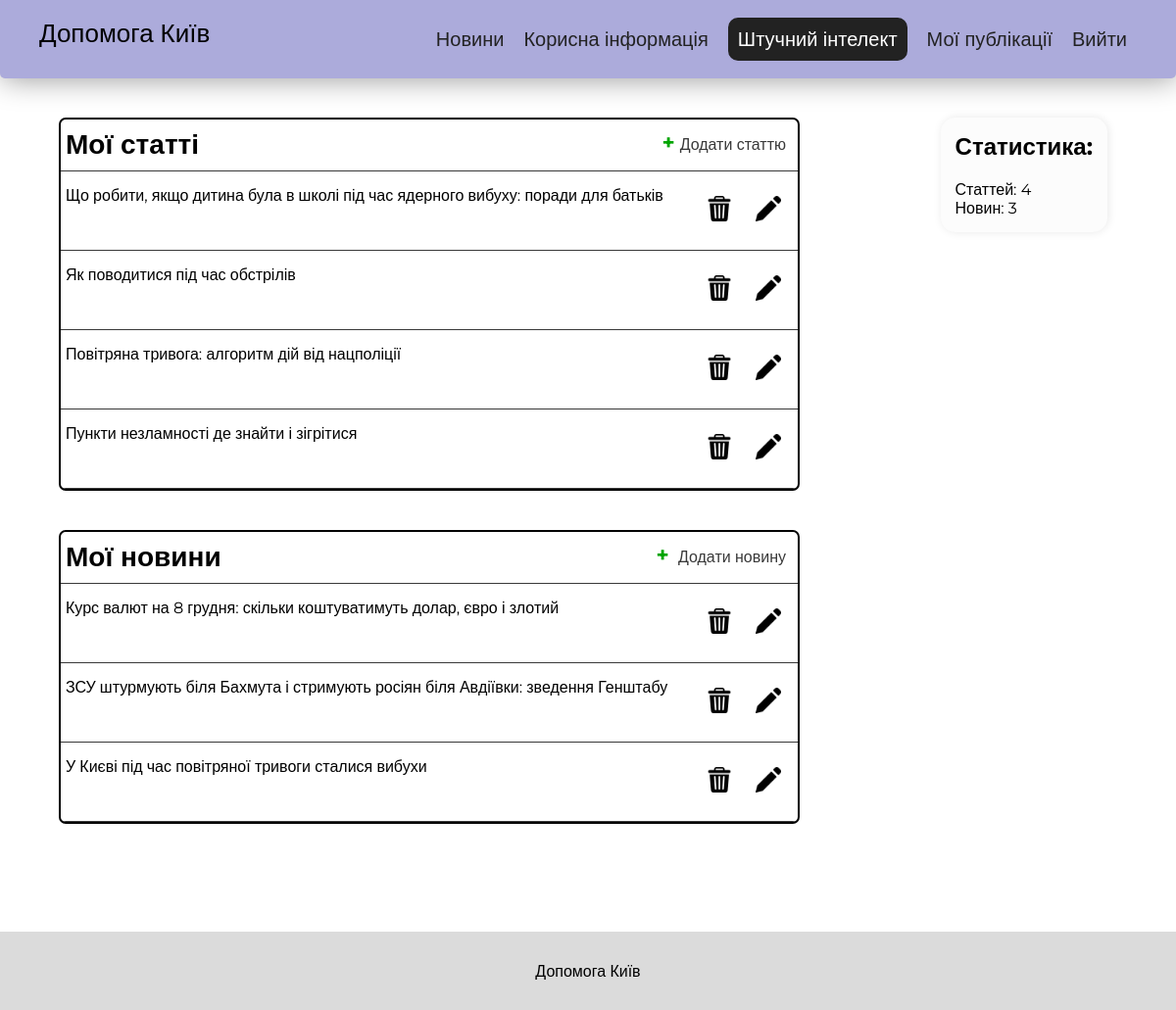
The page /mypublications (signed in) on the database its author committed.
### main/models.py (models this page shows, shortened)
class Articles(models.Model):
    author = models.ForeignKey(User, on_delete=models.DO_NOTHING)
    name = models.CharField('Назва', max_length=150)
    content = models.TextField('Зміст')
    icon = models.ImageField('Картинка', upload_to = 'main/static/main/ArticleImgs/')
    date = models.DateTimeField("Дата публікації", auto_now_add=True)
    class Meta:
        verbose_name = 'Стаття'
        verbose_name_plural = 'Статті'

class News(models.Model):
    author = models.ForeignKey(User, on_delete=models.DO_NOTHING)
    name = models.CharField('Назва', max_length=150)
    content = models.TextField('Зміст')
    icon = models.ImageField('Картинка', upload_to = 'main/static/main/ArticleImgs/')
    date = models.DateTimeField("Дата публікації", auto_now_add=True)
    class Meta:
        verbose_name = 'Новина'
        verbose_name_plural = 'Новини'

### main/views.py (the view)
# urls.py: path('mypublications', views.publications, name='publications'),
def publications(request):
    if request.user.is_authenticated:
        return render(request, 'main/publications.html', {"articles": Articles.objects.all().order_by('-date'), "news": News.objects.all().order_by('-date')})
    else:
        return redirect('home')

### main/templates/main/publications.html (shortened to what this page needs)
{% extends 'main/layout.html' %}
{% load static %}
{% block head %}
<link rel="stylesheet" href="{% static 'main/css/publications.css' %}">
{% endblock %}
{% block content %}
<div class="wrapper">
    {% if request.user.is_authenticated %}
    <div class="publ_content_sep">
        <div class="my_items">
            <div class="my_item">
                <div class="item_part_head">
                    <div class="my_item-title">Мої статті</div>
                    <a class="add_item" href="{% url 'create_article' %}">
                        <span class="plus">+</span>Додати статтю
                    </a>
                </div>
                <div class="parts">
                    {% for article in articles %}
                    {% if article.author == request.user %}
                        <div class="my_item_part">
                            <a href="{% url 'articles-detail' article.id %}" style="text-decoration: none; color: #000;">{{ article.name }}</a>
                            <div class="del_and_edit">
                                <a href="{% url 'articles-delete' article.id %}" class="del_item"><img src="{% static 'main/icons/bin.png' %}" alt=""></a>
                                <a href="{% url 'articles-update' article.id %}" class="edit_item"><img src="{% static 'main/icons/pencil.png' %}" alt=""></a>
                            </div>
                        </div>
                    {% endif %}
                    {% endfor %}
                </div>
            </div>
            <div class="my_item">
                <div class="item_part_head">
                    <div class="my_item-title">Мої новини</div>
                    <a class="add_item" href="{% url 'create_news' %}">
                        <span class="plus">+</span> <span> Додати новину</span>
                    </a>
                </div>
                <div class="parts">
                    {% for new in news %}
                    {% if new.author == request.user %}
                        <div class="my_item_part">
                            <a href="{% url 'news-detail' new.id %}" style="text-decoration: none; color: #000;">{{ new.name }}</a>
                            <div class="del_and_edit">
                                <a href="{% url 'news-delete' new.id %}" class="del_item"><img src="{% static 'main/icons/bin.png' %}" alt=""></a>
                                <a href="{% url 'news-update' new.id %}" class="edit_item"><img src="{% static 'main/icons/pencil.png' %}" alt=""></a>
                            </div>
                        </div>
                    {% endif %}
                    {% endfor %}
                </div>
            </div>
        </div>
        <div class="publstats_container">
            <div class="publstats_stats">
                <h2 class="publstats_title"> Статистика:</h2>
                <div class="publstats_desc">Статтей: {{ articles|length }}</div>
                <div class="publstats_desc">Новин: {{ news|length }}</div>
            </div>
        </div>
    </div>
    {% else %}
        <h1>Увійдіть у аккаунт!</h1>
    {% endif %}
</div>
{% endblock %}

### main/templates/main/layout.html (shortened to what this page needs)
{% load static %}
<!DOCTYPE html>
<html lang="en">
<head>
    <link rel="stylesheet" href="{% static 'main/css/style.css' %}">
    {% block head %}{% endblock %}
</head>
<body>
    <div class="container">
        <header class="header">
            <nav class="naw_wrapper">
                <a href="{% url 'home' %}" class="nav_logo  hower_nav">Допомога Київ</a>
                <div class="naw_links_wrapper">
                    <a href="{% url 'news' %}" class="nav_link hower_nav">Новини</a>
                    <a href="{% url 'articles' %}" class="nav_link  hower_nav">Корисна інформація</a>
                    <a href="" class="ai_nav_link">Штучний інтелект</a>
                    {% if request.user.is_authenticated %}
                        {% for group in request.user.groups.all %}
                            {% if group.name == 'Редактор' %}
                                <a href="{% url 'publications' %}" class="nav_link hower_nav">Мої публікації</a>
                            {% endif %}
                        {% endfor %}
                        <a href="{% url 'logout' %}" class="nav_link hower_nav">Вийти</a>
                    {% else %}
                        <a href="{% url 'login' %}" class="nav_link hower_nav">Увійти</a>
                        {% endif %}
                    </div>
            </nav>
        </header>
        <div class="page_content">
            {% block content %}
            {% endblock %}
        </div>
        <footer class="footer">
            <div class="footer_wrapper">
                <div class="site_name">Допомога Київ</div>
            </div>
        </footer>
    </div>
</body>
</html>

### main/static/main/css/style.css (style rules this page uses)
* { box-sizing: border-box; }
body { box-sizing: border-box; margin: 0; font-family: 'Montserrat', sans-serif; min-height: 100vh; }
.container { min-height: 100vh; display: flex; flex-direction: column; }
.page_content { flex: 1 1 auto; }
.wrapper { width: 90vw; margin: auto; padding-top: 80px; }
.header { position: fixed; z-index: 100; display: flex; align-items: center; width: 100vw; height: 80px; background-color: #acabdb; box-shadow: 1px 1px 30px rgba(0, 0, 0, 0.4); border-radius: 0 0 5px 5px; margin: auto; }
.naw_wrapper { margin: auto; width: 95%; display: flex; justify-content: space-between; padding: 10px; }
.nav_logo { position: relative; font-size: 26px; font-weight: 500; text-decoration: none; color: #000; }
.naw_links_wrapper { display: flex; align-items: center; }
.nav_link { position: relative; display: flex; margin: 0px 10px; text-decoration: none; color: #222; font-weight: 500; font-size: 20px; transition: all .1s linear; }
.ai_nav_link { position: relative; display: flex; margin: 0px 10px; padding: 7px; background-color: #222; border-radius: 10px; border: 3px solid #222; text-decoration: none; color: #fff; font-weight: 500; font-size: 20px; transition: all .2s linear; }
.hower_nav::after { display: block; content: ""; position: absolute; z-index: 1000; top: 110%; width: 0%; height: 2.5px; background-color: #000; border-radius: 5px; transition: all .2s linear; }
.nav_logo.hower_nav::after { background-color: black; }
.footer { margin-top: 70px; position: relative; bottom: 0px; width: 100%; height: 80px; background-color: rgb(219, 219, 219); }
.footer_wrapper { width: 100%; height: 100%; display: flex; align-items: center; justify-content: center; }
.site_name { font-weight: 500; }

### main/static/main/css/publications.css (style rules this page uses)
.publ_content_sep { margin-top: 40px; display: flex; flex-wrap: nowrap; justify-content: space-between; flex-direction: row; height: max-content; }
.my_items { display: flex; flex-direction: column; width: 70%; height: 100%; }
.my_item { width: 100%; max-height: 70vh; overflow: auto; margin-bottom: 40px; border-radius: 7px; border: 2px solid #000; }
.item_part_head { padding: 5px 0 10px 5px; display: flex; flex-direction: row; align-items: end; justify-content: space-between; border-bottom: 1px solid #393939; }
.plus { color: rgb(0, 165, 0); font-weight: 700; font-size: 22px; margin-right: 5px; }
.add_item { margin-right: 7px; text-decoration: none; color: #393939; font-weight: 500; padding: 5px; border-radius: 5px; transition: all .2s linear; }
.my_item-title { font-size: 28px; font-weight: 600; }
.my_item_part { border-bottom: 1px solid #393939; padding: 15px 5px; display: flex; justify-content: space-between; }
.publstats_container { height: max-content; padding: 15px; border-radius: 15px; background-color: #fcfcfc; box-shadow: 1px 0px 10px #00000017; margin-right: 10px; }
.publstats_title { margin-top: 0; }
.del_and_edit { display: flex; justify-content: space-around; min-width: 100px; }
.edit_item { padding: 10px; cursor: pointer; border-radius: 5px; transition: all .2s linear; }
.del_item { padding: 10px; cursor: pointer; border-radius: 5px; transition: all .2s linear; }
.del_item img { width: 26px; }
.edit_item img { width: 26px; }

### rows shown on the page
Articles: name "Що робити, якщо дитина була в школі під час ядерного вибуху: поради для батьків"
Articles: name "Як поводитися під час обстрілів"
Articles: name "Повітряна тривога: алгоритм дій від нацполіції"
Articles: name "Пункти незламності де знайти і зігрітися"
News: name "Курс валют на 8 грудня: скільки коштуватимуть долар, євро і злотий"
News: name "ЗСУ штурмують біля Бахмута і стримують росіян біля Авдіївки: зведення Генштабу"
News: name "У Києві під час повітряної тривоги сталися вибухи"

### other values the page prints
{{ articles|length }} "4"
{{ news|length }} "3"
